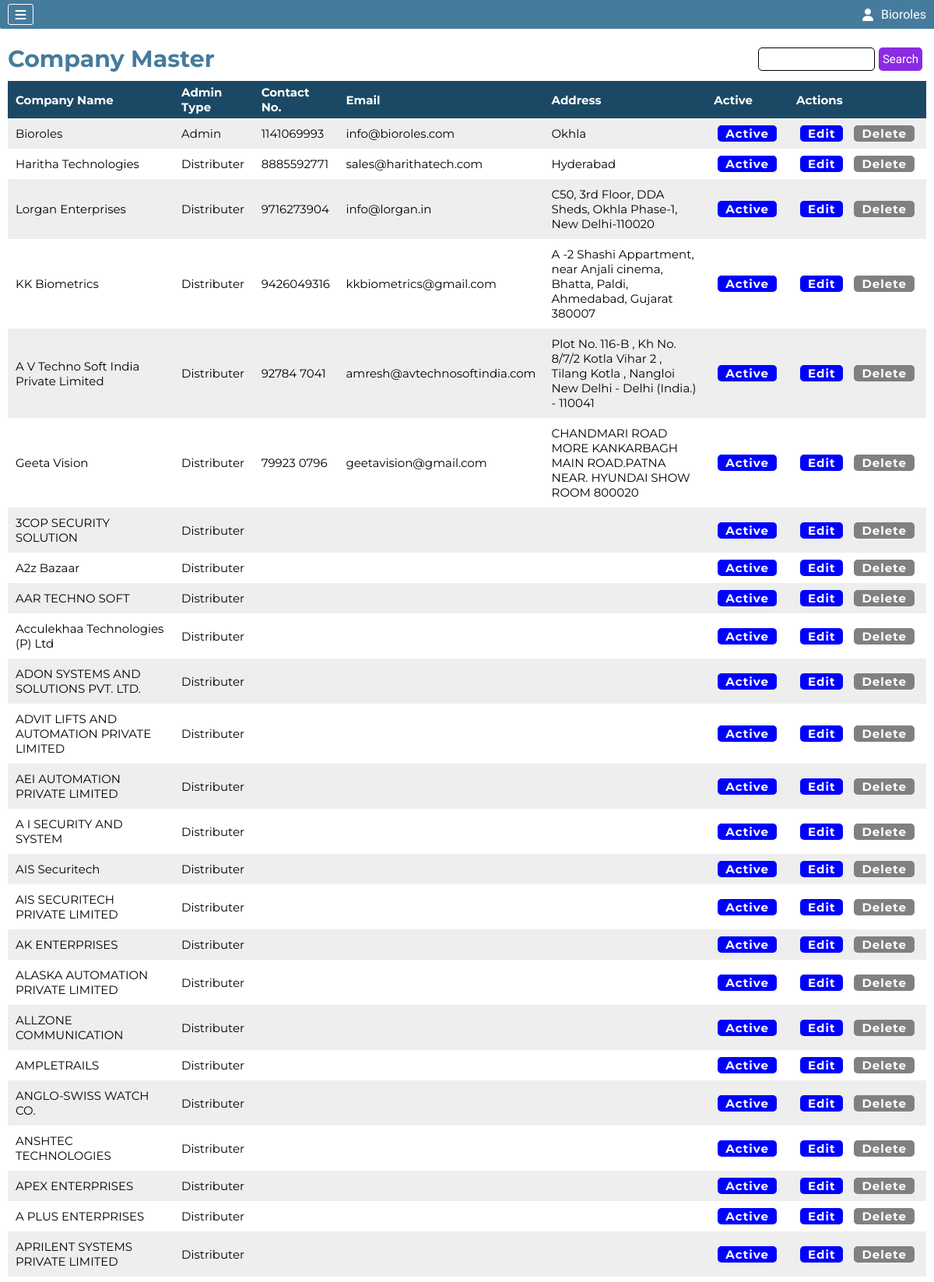
The page /company.php (signed in, upper part) on the database its author committed.
### tables this page shows
CREATE TABLE `company` (
  `Company_Id` int(11) NOT NULL AUTO_INCREMENT,
  `userId` int(11) NOT NULL DEFAULT 0,
  `Admin_Type` int(11) NOT NULL DEFAULT 2,
  `Active_Status` int(11) NOT NULL DEFAULT 1,
  `Approvel` int(11) DEFAULT 0,
  `Company_Code` int(11) NOT NULL,
  `Company_Name` varchar(500) NOT NULL,
  `Company_Phone` varchar(100) NOT NULL DEFAULT '',
  `Company_Email` varchar(50) NOT NULL DEFAULT '',
  `Company_Address` varchar(500) NOT NULL,
  `Company_Username` varchar(500) NOT NULL,
  `Company_Password` varchar(100) NOT NULL,
  `Company_GST` varchar(25) DEFAULT '',
  `Company_PAN` varchar(15) DEFAULT '',
  `Company_TAN` varchar(15) DEFAULT '',
  `Company_Licence` varchar(15) DEFAULT '',
  `Company_Registration` varchar(25) DEFAULT '',
  PRIMARY KEY (`Company_Id`),
  UNIQUE KEY `Company_Username` (`Company_Username`)
);

CREATE TABLE `category` (
  `Category_Id` int(11) NOT NULL AUTO_INCREMENT,
  `Category_Name` varchar(50) NOT NULL,
  PRIMARY KEY (`Category_Id`)
);

### company.php (the view, shortened to what this page needs)
<?php include "conn.php" ?>
<?php include "./components/header.php" ?>
<section class="companyPage">
    <div class="heading">
        <h2>Company Master</h2>
        <div class="search">
            <form action="" method="get">
                <input type="text" value="<?php echo isset($_GET['search'])?$_GET['search']:(isset($_POST['search'])?$_POST['search']:'') ?>" name="search" id="search">
                <input type="submit" value="Search">
            </form>
        </div>
    </div>
    <div class="companyContainer">
        <table>
            <thead>
                <tr>
                    <th>Company Name</th>
                    <th>Admin Type</th>
                    <th>Contact No.</th>
                    <th>Email</th>
                    <th>Address</th>
                    <th>Active</th>
                    <th>Actions</th>
                </tr>
            </thead>
            <tbody>
                <?php
                if(isset($_GET['search']) or isset($_POST['search'])){
                    $search=isset($_GET['search'])?$_GET['search']:$_POST['search'];
                    $sql="select * from company join category on company.`Admin_Type`=category.`Category_Id` where `Approvel`=1 and `Company_Name` like '%$search%'";
                }else{
                    $sql="select * from company join category on company.`Admin_Type`=category.`Category_Id` where `Approvel`=1";
                }
                $result=mysqli_query($conn,$sql);
                if(mysqli_num_rows($result)>0){
                    while($row=mysqli_fetch_assoc($result)){
                ?>
                <tr>
                    <td><?php echo $row['Company_Name'] ?></td>
                    <td><?php echo $row['Category_Name'] ?></td>
                    <td><?php echo $row['Company_Phone'] ?></td>
                    <td><?php echo $row['Company_Email'] ?></td>
                    <td><?php echo $row['Company_Address'] ?></td>
                    <td>
                    <?php
                        if($row['Admin_Type']==1){
                            $disables="pointer-events:none";
                        }else{
                            $disables="";
                        }
                    ?>
                    <?php
                    if(isset($_GET['search']) or isset($_POST['search'])){
                        $getSearch="search=$search&";
                    }else{
                        $getSearch="";
                    }
                    if($row['Active_Status']==1){
                    ?>
                        <a href="?<?php echo $getSearch ?>comactive=<?php echo $row['Company_Id'] ?>" style="background-color:blue;<?php echo $disables ?>"><?php echo "Active" ?></a>
                    <?php
                    }else{
                    ?>
                        <a href="?<?php echo $getSearch ?>comdeactive=<?php echo $row['Company_Id'] ?>" style="background-color:grey"><?php echo "Deactive" ?></a>
                    <?php
                    }
                    ?>
                    </td>
                    <td>
                        <?php
                        if($row['Admin_Type']==1){
                            $disable="style='pointer-events:none;background:grey'";
                        }else{
                            $disable="";
                        }
                        ?>
                        <a href="updateCompanyForm.php?<?php echo $getSearch ?>comId=<?php echo $row['Company_Id'] ?>">Edit</a>
                        <a href="company.php?<?php echo $getSearch ?>dcomId=<?php echo $row['Company_Id'] ?>" <?php echo $disable ?> style="background-color:red;pointer-events:none;background:grey">Delete</a>
                </tr>
                <?php
                    }
                }else{
                ?>
                <tr>
                    <td colspan="10" style="text-align:center;font-size:20px">No Company Added</td>
                </tr>
                <?php
                }
                ?>
            </tbody>
        </table>
    </div>
</section>
<?php include "./components/footer.php" ?>

### components/header.php (shortened to what this page needs)
<?php
include "conn.php";
?>
<!DOCTYPE html>
<html lang="en">
<head>
    <link rel="stylesheet" href="./style/dashboard.css">
    <link rel="stylesheet" href="./style/buyProduct.css">
    <link rel="stylesheet" href="./style/buyProductForm.css">
    <link rel="stylesheet" href="./style/header.css">
    <link rel="stylesheet" href="./style/profile.css">
    <link rel="stylesheet" href="./style/header.css">
    <link rel="stylesheet" href="./style/company.css">
    <link rel="stylesheet" href="./style/updateCompanyForm.css">
    <link rel="stylesheet" href="./style/branch.css">
    <link rel="stylesheet" href="./style/updateBranchForm.css">
    <link rel="stylesheet" href="./style/category.css">
    <link rel="stylesheet" href="./style/addCategoryForm.css">
    <link rel="stylesheet" href="./style/updateCategoryForm.css">
    <link rel="stylesheet" href="./style/product.css">
    <link rel="stylesheet" href="./style/addProductForm.css">
    <link rel="stylesheet" href="./style/updateProductForm.css">
    <link rel="stylesheet" href="./style/myBranch.css">
    <link rel="stylesheet" href="./style/addMyBranchForm.css">
    <link rel="stylesheet" href="./style/updateMyBranchForm.css">
    <link rel="stylesheet" href="./style/updateMyBranchForm.css">
    <link rel="stylesheet" href="./style/PCategory.css">
    <link rel="stylesheet" href="./style/addPCategoryForm.css">
    <link rel="stylesheet" href="./style/updatePCategoryForm.css">
    <link rel="stylesheet" href="./style/orders.css">
    <link rel="stylesheet" href="./style/myOrders.css">
    <link rel="stylesheet" href="./style/cancelReason.css">
    <link rel="stylesheet" href="./style/product-category.css">
    <link rel="stylesheet" href="https://cdnjs.cloudflare.com/ajax/libs/font-awesome/6.4.0/css/all.min.css"
 />
</head>
<body>
    <header class="headerContainer">
        <div class="hamburger">
            <i class="fa-solid fa-bars"></i>
        </div>
        <?php
        if (isset($_SESSION['Company_Id'])) {
            $hcid = $_SESSION['Company_Id'];
            $hcSql = "select `Company_Name`,`Admin_Type` from company where `Company_Id`=$hcid";
            $hcResult = mysqli_query($conn, $hcSql);
            $hcRow = mysqli_fetch_assoc($hcResult);
        } elseif (isset($_SESSION['User_Id'])) {
            $huid = $_SESSION['User_Id'];
            $huSql = "select `Username`,`User_Permission` from users where `User_Id`=$huid";
            $huResult = mysqli_query($conn, $huSql);
            $huRow = mysqli_fetch_assoc($huResult);
        }
        ?>
        <div class="helloCompany" id="helloCompany">
            <i class="fa-solid fa-user"></i>
            <div>
                <?php echo isset($hcRow['Company_Name']) ? $hcRow['Company_Name'] : $huRow['Username'] ?>
            </div>
        </div>
    </header>
    <section class="mainContainer">

### style/dashboard.css (style rules this page uses)
form select,form input { font-family: 'Ubuntu', sans-serif; outline: none; border: 1px solid black; border-radius: 5px; padding: 3px 5px; font-size: 15px; }

### style/buyProduct.css (style rules this page uses)
body { background: #e7e6e6; }

### style/header.css (style rules this page uses)
* { margin: 0; padding: 0; box-sizing: border-box; }
.headerContainer { display: flex; justify-content: space-between; background-color: #457b9d ; padding: 5px 10px; font-family: 'Ubuntu', sans-serif; }
.headerContainer .hamburger { display: flex; justify-content: space-evenly; align-items: center; padding: 2px; border: 1px solid rgb(255, 255, 255); width: 33px; height: 27px; border-radius: 3px; transition-duration: 0.2s; }
.headerContainer .helloCompany { display: flex; justify-content: space-evenly; align-items: center; width: fit-content; cursor: pointer; transition-duration: 0.2s; color: white; }
.headerContainer .helloCompany div { margin-left: 10px; }
.mainContainer { display: flex; }
i.fa-solid.fa-bars { color: white; }
i.fa-solid.fa-user { margin-left: -3px; }

### style/company.css (style rules this page uses)
body { background: #e7e6e6; }
.companyPage { font-family: 'Montserrat', sans-serif; width: 100%; min-height: 750px; padding: 10px; }
.companyPage h2 { font-size: 30px; margin: 10px 0px; color: #457b9d; font-weight: 700; }
.heading { display: flex; justify-content: space-between; align-items: center; }
.companyPage .heading .search form { display: flex; }
.companyPage .heading .search form input { margin-right: 5px; height: 30px; }
.companyPage .heading .search form input[Type=text] { width: 150px; }
.companyPage .heading .search form input[Type=submit] { color: white; background-color: blueviolet; border: none; }
.companyPage .companyContainer { background-color: #ffffff; width: 100%; overflow: auto; }
.companyPage .companyContainer table { width: 100%; padding: 10px; }
.companyPage .companyContainer table th { text-align: left; font-size: 15px; padding: 5px 10px; }
.companyPage .companyContainer table td { font-size: 15px; padding: 10px; }
table td a { position: relative; margin: 0px 5px; background-color: blue; color: white; padding: 1px 10px; font-weight: bold; letter-spacing: 1px; text-decoration: none; border-radius: 5px; }
.companyPage .companyContainer table td:last-child, .categoryPage .companyContainer table th:last-child { text-align: left; width: 15%; }
table { border-collapse: collapse; border-spacing: 0; border-radius: 12px 12px 0px 0px; box-shadow: 0 12px 5pxrgba(32, 32, 32, .3); }
th { border-spacing: none; background: #1b4965; color: white; border-radius: none; }
tr:nth-child(odd) { background-color: #eeeeee }

### style/updateCompanyForm.css (style rules this page uses)
body { background: #e7e6e6; }

### style/branch.css (style rules this page uses)
body { background: #e7e6e6; }

### style/category.css (style rules this page uses)
body { background: #e7e6e6; }

### style/addCategoryForm.css (style rules this page uses)
body { background: #e7e6e6; }

### style/updateCategoryForm.css (style rules this page uses)
body { background: #e7e6e6; }

### style/product.css (style rules this page uses)
body { background: #e7e6e6; }

### style/addProductForm.css (style rules this page uses)
body { background: #ffffff; }

### style/myBranch.css (style rules this page uses)
body { background: #e7e6e6; }

### style/addMyBranchForm.css (style rules this page uses)
body { background: #e7e6e6; }

### style/updateMyBranchForm.css (style rules this page uses)
body { background: #e7e6e6; }

### style/PCategory.css (style rules this page uses)
body { background: #e7e6e6; }

### style/addPCategoryForm.css (style rules this page uses)
body { background: #e7e6e6; }

### style/orders.css (style rules this page uses)
input[type="submit"] { height: 40px; }

### style/myOrders.css (style rules this page uses)
body { background: #e7e6e6; }

### style/product-category.css (style rules this page uses)
body { background: #ffffff; }

### rows shown on the page
company: Company_Name "Bioroles", category.Category_Name "Admin", Company_Phone "1141069993", Company_Email "info@bioroles.com", Company_Address "Okhla"
company: Company_Name "Haritha Technologies", category.Category_Name "Distributer", Company_Phone "8885592771", Company_Email "sales@harithatech.com", Company_Address "Hyderabad"
company: Company_Name "Lorgan Enterprises", category.Category_Name "Distributer", Company_Phone "9716273904", Company_Email "info@lorgan.in", Company_Address "C50, 3rd Floor, DDA Sheds, Okhla Phase-1, New Delhi-110020"
company: Company_Name "KK Biometrics", category.Category_Name "Distributer", Company_Phone "9426049316", Company_Email "kkbiometrics@gmail.com", Company_Address "A -2 Shashi Appartment, near Anjali cinema, Bhatta, Paldi, Ahmedabad, Gujarat 380007"
company: Company_Name "A V Techno Soft India Private Limited", category.Category_Name "Distributer", Company_Phone "92784 7041", Company_Email "amresh@avtechnosoftindia.com", Company_Address "Plot No. 116-B , Kh No. 8/7/2 Kotla Vihar 2 , Tilang Kotla , Nangloi New Delhi - Delhi (India.) - 110041"
company: Company_Name "Geeta Vision", category.Category_Name "Distributer", Company_Phone "79923 0796", Company_Email "geetavision@gmail.com", Company_Address "CHANDMARI ROAD MORE KANKARBAGH MAIN ROAD.PATNA NEAR. HYUNDAI SHOW ROOM 800020"
company: Company_Name "3COP SECURITY SOLUTION", category.Category_Name "Distributer"
company: Company_Name "A2z Bazaar", category.Category_Name "Distributer"
company: Company_Name "AAR TECHNO SOFT", category.Category_Name "Distributer"
company: Company_Name "Acculekhaa Technologies (P) Ltd", category.Category_Name "Distributer"
company: Company_Name "ADON SYSTEMS AND SOLUTIONS PVT. LTD.", category.Category_Name "Distributer"
company: Company_Name "ADVIT LIFTS AND AUTOMATION PRIVATE LIMITED", category.Category_Name "Distributer"
company: Company_Name "AEI AUTOMATION PRIVATE LIMITED", category.Category_Name "Distributer"
company: Company_Name "A I SECURITY AND SYSTEM", category.Category_Name "Distributer"
company: Company_Name "AIS Securitech", category.Category_Name "Distributer"
company: Company_Name "AIS SECURITECH PRIVATE LIMITED", category.Category_Name "Distributer"
company: Company_Name "AK ENTERPRISES", category.Category_Name "Distributer"
company: Company_Name "ALASKA AUTOMATION PRIVATE LIMITED", category.Category_Name "Distributer"
company: Company_Name "ALLZONE COMMUNICATION", category.Category_Name "Distributer"
company: Company_Name "AMPLETRAILS", category.Category_Name "Distributer"
company: Company_Name "ANGLO-SWISS WATCH CO.", category.Category_Name "Distributer"
company: Company_Name "ANSHTEC TECHNOLOGIES", category.Category_Name "Distributer"
company: Company_Name "APEX ENTERPRISES", category.Category_Name "Distributer"
company: Company_Name "A PLUS ENTERPRISES", category.Category_Name "Distributer"
company: Company_Name "APRILENT SYSTEMS PRIVATE LIMITED", category.Category_Name "Distributer"
